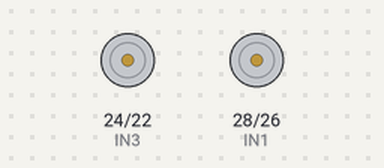
This sketch was run on a simulated Arduino Mega 2560, built with avr-gcc and run on an emulated ATmega2560. On the bench: motor-driver pin pairs drawn as motors (green arrow = first pin HIGH = forward, orange = second pin HIGH = backward, longer = more drive).

Above: at 0.05 s.
Timing chart, 0 to 3.0 s (numbered marks = the images above):
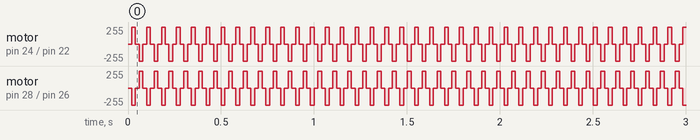

Measured:
- by itself, motor on pin 24 (IN3) / pin 22 (IN4), motor on pin 28 (IN1) / pin 26 (IN2): moves between backward 255/255 and forward 255/255, repeating every 0.08 s

The sketch:

prueba_motor.ino
```cpp
int IN1 = 28;      // pin digital 8 de Arduino a IN1 de modulo controlador
int IN2 = 26;      // pin digital 9 de Arduino a IN2 de modulo controlador
int IN3 = 24;     // pin digital 10 de Arduino a IN3 de modulo controlador
int IN4 = 22;     // pin digital 11 de Arduino a IN4 de modulo controlador
int demora = 20;      // demora entre pasos, no debe ser menor a 10 ms.

void setup() {
  pinMode(IN1, OUTPUT);   // todos los pines como salida
  pinMode(IN2, OUTPUT);
  pinMode(IN3, OUTPUT);
  pinMode(IN4, OUTPUT);
}

void loop() {

  /*for (int i = 0; i < 512; i++) // 512*4 = 2048 pasos
  {
    digitalWrite(IN1, HIGH);  // paso 1
    digitalWrite(IN2, LOW);
    digitalWrite(IN3, LOW);
    digitalWrite(IN4, LOW);
    delay(demora);

    digitalWrite(IN1, LOW); // paso 2
    digitalWrite(IN2, HIGH);
    digitalWrite(IN3, LOW);
    digitalWrite(IN4, LOW);
    delay(demora);

    digitalWrite(IN1, LOW); // paso 3
    digitalWrite(IN2, LOW);
    digitalWrite(IN3, HIGH);
    digitalWrite(IN4, LOW);
    delay(demora);

    digitalWrite(IN1, LOW); // paso 4
    digitalWrite(IN2, LOW);
    digitalWrite(IN3, LOW);
    digitalWrite(IN4, HIGH);
    delay(demora);
  }*/
  for (int i = 0; i < 512; i++) // 512*4 = 2048 pasos
  {
    digitalWrite(IN1, HIGH);  // paso 1
    digitalWrite(IN2, HIGH);
    digitalWrite(IN3, LOW);
    digitalWrite(IN4, LOW);
    delay(demora);

    digitalWrite(IN1, LOW); // paso 2
    digitalWrite(IN2, HIGH);
    digitalWrite(IN3, HIGH);
    digitalWrite(IN4, LOW);
    delay(demora);

    digitalWrite(IN1, LOW); // paso 3
    digitalWrite(IN2, LOW);
    digitalWrite(IN3, HIGH);
    digitalWrite(IN4, HIGH);
    delay(demora);

    digitalWrite(IN1, HIGH); // paso 4
    digitalWrite(IN2, LOW);
    digitalWrite(IN3, LOW);
    digitalWrite(IN4, HIGH);
    delay(demora);
  }

  digitalWrite(IN1, LOW); // detiene por 5 seg.
  digitalWrite(IN2, LOW);
  digitalWrite(IN3, LOW);
  digitalWrite(IN4, LOW);
  delay(5000);

 /* for (int i = 0; i < 512; i++) // 512*4 = 2048 pasos
  {
    digitalWrite(IN1, LOW); // paso 4
    digitalWrite(IN2, LOW);
    digitalWrite(IN3, LOW);
    digitalWrite(IN4, HIGH);
    delay(demora);

    digitalWrite(IN1, LOW); // paso 3
    digitalWrite(IN2, LOW);
    digitalWrite(IN3, HIGH);
    digitalWrite(IN4, LOW);
    delay(demora);

    digitalWrite(IN1, LOW); // paso 2
    digitalWrite(IN2, HIGH);
    digitalWrite(IN3, LOW);
    digitalWrite(IN4, LOW);
    delay(demora);

    digitalWrite(IN1, HIGH);  // paso 1
    digitalWrite(IN2, LOW);
    digitalWrite(IN3, LOW);
    digitalWrite(IN4, LOW);
    delay(demora);

  }*/

   for (int i = 0; i < 512; i++) // 512*4 = 2048 pasos
  {
    digitalWrite(IN1, HIGH); // paso 4
    digitalWrite(IN2, LOW);
    digitalWrite(IN3, LOW);
    digitalWrite(IN4, HIGH);
    delay(demora);

    digitalWrite(IN1, LOW); // paso 3
    digitalWrite(IN2, LOW);
    digitalWrite(IN3, HIGH);
    digitalWrite(IN4, HIGH);
    delay(demora);

    digitalWrite(IN1, LOW); // paso 2
    digitalWrite(IN2, HIGH);
    digitalWrite(IN3, HIGH);
    digitalWrite(IN4, LOW);
    delay(demora);

    digitalWrite(IN1, HIGH);  // paso 1
    digitalWrite(IN2, HIGH);
    digitalWrite(IN3, LOW);
    digitalWrite(IN4, LOW);
    delay(demora);

  }
  digitalWrite(IN1, LOW); // detiene por 5 seg.
  digitalWrite(IN2, LOW);
  digitalWrite(IN3, LOW);
  digitalWrite(IN4, LOW);
  delay(5000);


}
```
